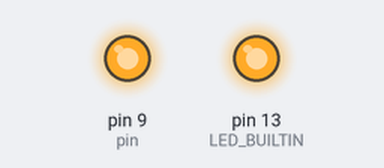
Bench run of a sketch on a simulated Arduino Uno, built with avr-gcc and run on an emulated ATmega328P. Shown: output pins drawn as LEDs (lit = HIGH).

Above: at 2.5 s.
At 15.0 s:
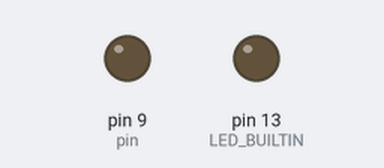
Timing chart, 0 to 32.5 s (numbered marks = the images above):
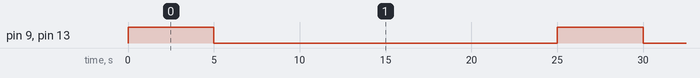

Measured:
- by itself, pin 9 (pin), pin 13 (LED_BUILTIN): alternates HIGH for 5.0 s and LOW for 20.0 s

The sketch:

emisor_laser.ino
```cpp
// EMISOR LASER
// Diodo Laser
// Al ser de baja potencia se puede alimentar con el Arduino
// si necesitara mas de 20 miliamperios seria mejor una fuente externa
// Tiene una entrada digital SIG que se activa
// con una salida digital del Arduino
//
// VCC 5 voltios

const int pin = 9;

void setup() {
  pinMode(LED_BUILTIN, OUTPUT);

  pinMode(pin, OUTPUT);  //definir pin como salida
}

void loop(){
  digitalWrite(LED_BUILTIN, HIGH);
  digitalWrite(pin, HIGH);   // poner el Pin en HIGH
  delay(5000);               // esperar 5 segundos
  digitalWrite(LED_BUILTIN, LOW);
  digitalWrite(pin, LOW);    // poner el Pin en LOW
  delay(20000);               // esperar 20 segundos
}
```
